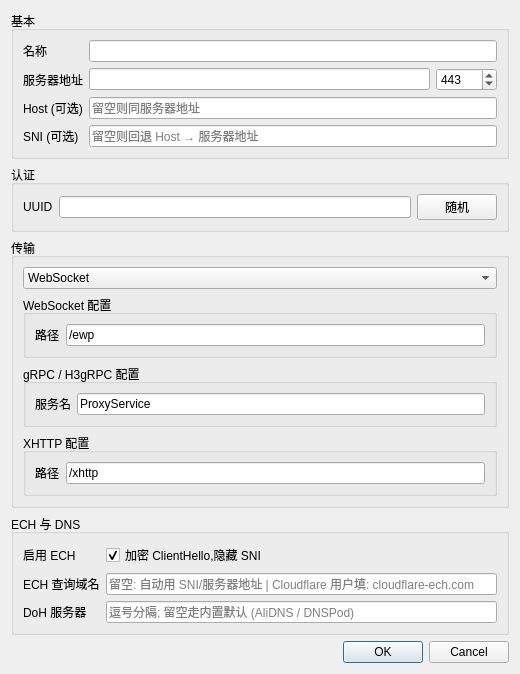
<?xml version="1.0" encoding="UTF-8"?>
<ui version="4.0">
 <class>EditNodeDialog</class>
 <widget class="QDialog" name="EditNodeDialog">
  <property name="windowTitle"><string>编辑节点</string></property>
  <property name="geometry">
   <rect><x>0</x><y>0</y><width>520</width><height>540</height></rect>
  </property>
  <layout class="QVBoxLayout" name="rootLayout">

   <!-- 基本 -->
   <item>
    <widget class="QGroupBox" name="basicGroup">
     <property name="title"><string>基本</string></property>
     <layout class="QFormLayout" name="basicForm">
      <item row="0" column="0"><widget class="QLabel"><property name="text"><string>名称</string></property></widget></item>
      <item row="0" column="1"><widget class="QLineEdit" name="editName"/></item>

      <item row="1" column="0"><widget class="QLabel"><property name="text"><string>服务器地址</string></property></widget></item>
      <item row="1" column="1">
       <layout class="QHBoxLayout">
        <item><widget class="QLineEdit" name="editAddress"/></item>
        <item>
         <widget class="QSpinBox" name="spinPort">
          <property name="minimum"><number>1</number></property>
          <property name="maximum"><number>65535</number></property>
          <property name="value"><number>443</number></property>
         </widget>
        </item>
       </layout>
      </item>

      <item row="2" column="0"><widget class="QLabel"><property name="text"><string>Host (可选)</string></property></widget></item>
      <item row="2" column="1"><widget class="QLineEdit" name="editHost"><property name="placeholderText"><string>留空则同服务器地址</string></property></widget></item>

      <item row="3" column="0"><widget class="QLabel"><property name="text"><string>SNI (可选)</string></property></widget></item>
      <item row="3" column="1"><widget class="QLineEdit" name="editSNI"><property name="placeholderText"><string>留空则回退 Host → 服务器地址</string></property></widget></item>
     </layout>
    </widget>
   </item>

   <!-- 认证 -->
   <item>
    <widget class="QGroupBox" name="authGroup">
     <property name="title"><string>认证</string></property>
     <layout class="QHBoxLayout">
      <item><widget class="QLabel"><property name="text"><string>UUID</string></property></widget></item>
      <item><widget class="QLineEdit" name="editUUID"/></item>
      <item><widget class="QPushButton" name="btnGenerateUUID"><property name="text"><string>随机</string></property></widget></item>
     </layout>
    </widget>
   </item>

   <!-- 传输 -->
   <item>
    <widget class="QGroupBox" name="transportGroup">
     <property name="title"><string>传输</string></property>
     <layout class="QVBoxLayout">
      <item>
       <widget class="QComboBox" name="comboTransport">
        <item><property name="text"><string>WebSocket</string></property></item>
        <item><property name="text"><string>gRPC</string></property></item>
        <item><property name="text"><string>XHTTP</string></property></item>
        <item><property name="text"><string>H3gRPC</string></property></item>
       </widget>
      </item>

      <item>
       <widget class="QGroupBox" name="wsGroup">
        <property name="title"><string>WebSocket 配置</string></property>
        <layout class="QFormLayout">
         <item row="0" column="0"><widget class="QLabel"><property name="text"><string>路径</string></property></widget></item>
         <item row="0" column="1"><widget class="QLineEdit" name="editWsPath"><property name="text"><string>/ewp</string></property></widget></item>
        </layout>
       </widget>
      </item>

      <item>
       <widget class="QGroupBox" name="grpcGroup">
        <property name="title"><string>gRPC / H3gRPC 配置</string></property>
        <layout class="QFormLayout">
         <item row="0" column="0"><widget class="QLabel"><property name="text"><string>服务名</string></property></widget></item>
         <item row="0" column="1"><widget class="QLineEdit" name="editGrpcService"><property name="text"><string>ProxyService</string></property></widget></item>
        </layout>
       </widget>
      </item>

      <item>
       <widget class="QGroupBox" name="xhttpGroup">
        <property name="title"><string>XHTTP 配置</string></property>
        <layout class="QFormLayout">
         <item row="0" column="0"><widget class="QLabel"><property name="text"><string>路径</string></property></widget></item>
         <item row="0" column="1"><widget class="QLineEdit" name="editXHTTPPath"><property name="text"><string>/xhttp</string></property></widget></item>
        </layout>
       </widget>
      </item>
     </layout>
    </widget>
   </item>

   <!-- ECH 与 DNS -->
   <item>
    <widget class="QGroupBox" name="echGroup">
     <property name="title"><string>ECH 与 DNS</string></property>
     <layout class="QFormLayout">
      <item row="0" column="0"><widget class="QLabel"><property name="text"><string>启用 ECH</string></property></widget></item>
      <item row="0" column="1">
       <widget class="QCheckBox" name="checkEnableECH">
        <property name="text"><string>加密 ClientHello,隐藏 SNI</string></property>
        <property name="checked"><bool>true</bool></property>
       </widget>
      </item>
      <item row="1" column="0"><widget class="QLabel"><property name="text"><string>ECH 查询域名</string></property></widget></item>
      <item row="1" column="1">
       <widget class="QLineEdit" name="editECHDomain">
        <property name="placeholderText"><string>留空: 自动用 SNI/服务器地址 | Cloudflare 用户填: cloudflare-ech.com</string></property>
        <property name="toolTip"><string>HTTPS RR 查询域名 — 集中式 ECH 服务 (如 Cloudflare) 把 ECH 公钥发布在独立公共域名上, 与你的实际后端无关. 自托管 ECH 留空即可.</string></property>
       </widget>
      </item>
      <item row="2" column="0"><widget class="QLabel"><property name="text"><string>DoH 服务器</string></property></widget></item>
      <item row="2" column="1">
       <widget class="QLineEdit" name="editDoHServers">
        <property name="placeholderText"><string>逗号分隔; 留空走内置默认 (AliDNS / DNSPod)</string></property>
       </widget>
      </item>
     </layout>
    </widget>
   </item>

   <!-- OK / Cancel -->
   <item>
    <widget class="QDialogButtonBox" name="buttonBox">
     <property name="orientation"><enum>Qt::Horizontal</enum></property>
     <property name="standardButtons">
      <set>QDialogButtonBox::Ok|QDialogButtonBox::Cancel</set>
     </property>
    </widget>
   </item>
  </layout>
 </widget>
 <resources/>
 <connections>
  <connection>
   <sender>buttonBox</sender>
   <signal>accepted()</signal>
   <receiver>EditNodeDialog</receiver>
   <slot>accept()</slot>
  </connection>
  <connection>
   <sender>buttonBox</sender>
   <signal>rejected()</signal>
   <receiver>EditNodeDialog</receiver>
   <slot>reject()</slot>
  </connection>
 </connections>
</ui>
